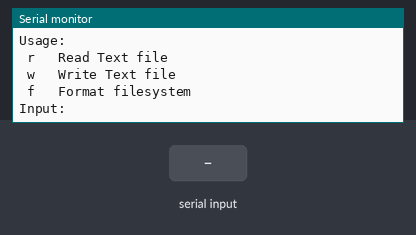
Recording of a sketch running on a simulated Arduino Uno, built with avr-gcc and run on an emulated ATmega328P. Parts: the last lines printed to the serial monitor. The inputs (shaded band) are chosen by the test bench. Storage starts empty.

Above: at 1.7 s.
1.8 s: "r\n" received over Serial
At 2.5 s:
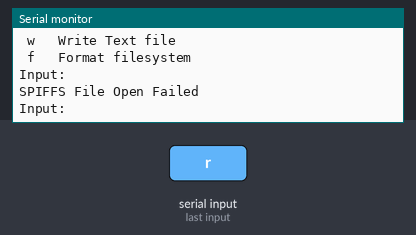
3.3 s: byte 102 ('f') received over Serial
At 4.0 s:
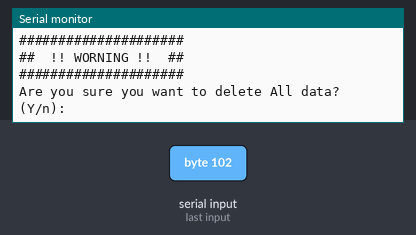
4.8 s: byte 114 ('r') received over Serial
At 6.2 s:
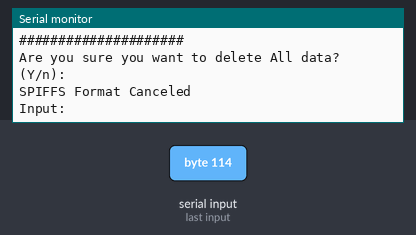

Measured:
- after the input at 1.8 s, the serial monitor: prints a new line at once (image 1)
- after the input at 3.3 s, the serial monitor: prints a new line at once (image 2)
- after the input at 4.8 s, the serial monitor: prints a new line at once (image 3)

The sketch:

SPIFFS_FileUtility.ino
```cpp
#include "FS.h"

#define FILENAME  "/tmp.txt"

// https://github.com/esp8266/Arduino/blob/master/doc/filesystem.rst

void setup() {
  Serial.begin(115200);
  delay(500);
  Serial.println();
  Serial.println("***  SPIFFS File Manager  ***\n");
  Serial.println("Usage:");
  Serial.println(" r\t Read Text file");
  Serial.println(" w\t Write Text file");
  Serial.println(" f\t Format filesystem\n");
}

void loop() {
  Serial.println("Input: ");
  while (1) {
    if (Serial.available() > 0) {
      int readData = Serial.read();

      // Read TextFile
      if (readData == 'r') {
        FS_ReadTextFileAll(FILENAME);
        break;
      }

      // Write Text
      else if (readData == 'w') {
        //WriteTextFile(FILENAME, "");
        break;
      }

      // Format FileSystem
      else if (readData == 'f') {
        FS_FormatFileSystem();
        break;
      }
    }
  }
}


//Format Filesystem
int FS_FormatFileSystem() {
  // 確認メッセージ表示
  Serial.println("#####################");
  Serial.println("##  !! WORNING !!  ##");
  Serial.println("#####################");
  Serial.println("Are you sure you want to delete All data? (Y/n): ");
  Serial.flush();

  // Serialのバッファ内データをすべて捨てる
  while (Serial.available() > 0) Serial.read();

  // 入力待ち & 確認
  while (1) {
    if (Serial.available() > 0) {
      int readData = Serial.read();

      if (readData == 'Y') {
        // フォーマット実行
        if (!SPIFFS.begin()) {
          Serial.println("SPIFFS Begin Failed");
          return -1;
        } else {
          SPIFFS.format();
          SPIFFS.end();
          Serial.println("SPIFFS Format Complete");
          return 0;
        }
      } else {
        // フォーマット中断
        Serial.println("SPIFFS Format Canceled");
        return -2;
      }
    }
  }
}

// Write TextFile
int FS_WriteTextFile(String filePath, String writeText)
{
  // SPIFFSスタート
  if (!SPIFFS.begin()) {
    Serial.println("SPIFFS Begin Failed");
    return -1;
  }

  // ファイルオープン
  File fd = SPIFFS.open(FILENAME, "a");
  if (!fd) {
    Serial.println("SPIFFS File Open Failed");
    return -2;
  }

  // 書き込み実行
  fd.println(writeText);

  // ファイル & SPIFFSクローズ
  fd.close();
  SPIFFS.end();
  return 0;
}


// Read TextFile
int FS_ReadTextFileAll(String filePath)
{
  // SPIFFSスタート
  if (!SPIFFS.begin()) {
    Serial.println("SPIFFS Begin Failed");
    return -1;
  }

  // ファイルオープン
  File fd = SPIFFS.open(filePath, "r");
  if (!fd) {
    Serial.println("SPIFFS File Open Failed");
    return -2;
  }

  // ファイルサイズ表示
  Serial.println("File size (byte)= " + String(fd.size()));
  Serial.println();

  // ファイル終端まで読み出しながらシリアル出力
  while (fd.available() > 0) {
    String str = fd.readStringUntil('\n');
    Serial.println(str);
  }
  Serial.println("\n[End of File]");

  // ファイル & SPIFFSクローズ
  fd.close();
  SPIFFS.end();
  return 0;
}
```
